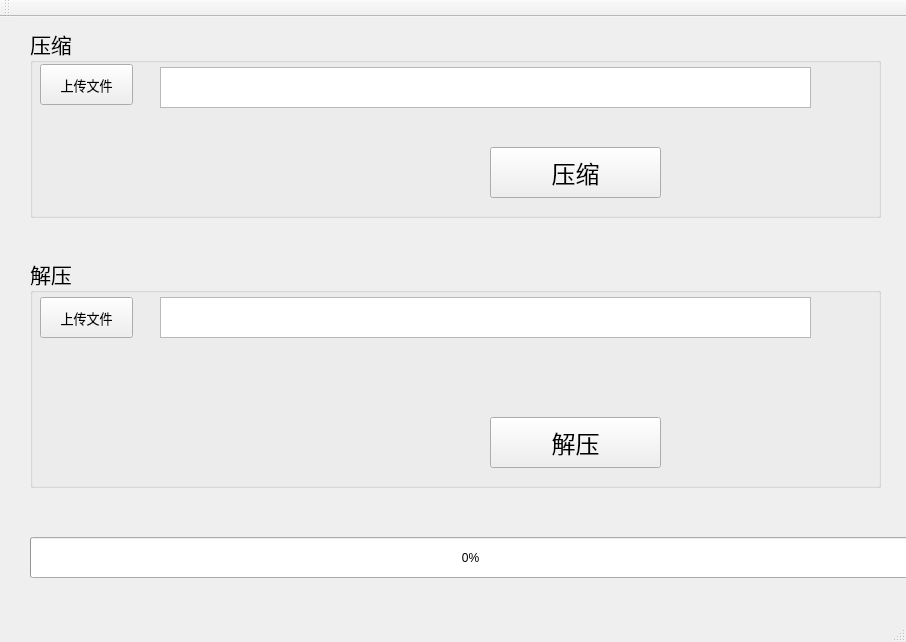
<?xml version="1.0" encoding="UTF-8"?>
<ui version="4.0">
 <class>BmpCompress</class>
 <widget class="QMainWindow" name="BmpCompress">
  <property name="geometry">
   <rect>
    <x>0</x>
    <y>0</y>
    <width>906</width>
    <height>642</height>
   </rect>
  </property>
  <property name="windowTitle">
   <string>灰度图像压缩</string>
  </property>
  <widget class="QWidget" name="centralWidget">
   <widget class="QGroupBox" name="groupBox">
    <property name="geometry">
     <rect>
      <x>30</x>
      <y>10</y>
      <width>851</width>
      <height>191</height>
     </rect>
    </property>
    <property name="font">
     <font>
      <family>楷体</family>
      <pointsize>16</pointsize>
     </font>
    </property>
    <property name="title">
     <string>压缩</string>
    </property>
    <widget class="QTextEdit" name="CpsName">
     <property name="enabled">
      <bool>true</bool>
     </property>
     <property name="geometry">
      <rect>
       <x>130</x>
       <y>40</y>
       <width>651</width>
       <height>41</height>
      </rect>
     </property>
     <property name="maximumSize">
      <size>
       <width>900</width>
       <height>16777215</height>
      </size>
     </property>
     <property name="autoFillBackground">
      <bool>false</bool>
     </property>
     <property name="readOnly">
      <bool>true</bool>
     </property>
     <property name="tabStopWidth">
      <number>80</number>
     </property>
    </widget>
    <widget class="QPushButton" name="pushButton">
     <property name="geometry">
      <rect>
       <x>10</x>
       <y>37</y>
       <width>93</width>
       <height>41</height>
      </rect>
     </property>
     <property name="font">
      <font>
       <family>楷体</family>
       <pointsize>10</pointsize>
      </font>
     </property>
     <property name="text">
      <string>上传文件</string>
     </property>
    </widget>
    <widget class="QPushButton" name="pushButton_2">
     <property name="geometry">
      <rect>
       <x>460</x>
       <y>120</y>
       <width>171</width>
       <height>51</height>
      </rect>
     </property>
     <property name="font">
      <font>
       <family>楷体</family>
       <pointsize>18</pointsize>
      </font>
     </property>
     <property name="text">
      <string>压缩</string>
     </property>
    </widget>
   </widget>
   <widget class="QGroupBox" name="groupBox_2">
    <property name="geometry">
     <rect>
      <x>30</x>
      <y>240</y>
      <width>851</width>
      <height>231</height>
     </rect>
    </property>
    <property name="font">
     <font>
      <family>楷体</family>
      <pointsize>16</pointsize>
     </font>
    </property>
    <property name="title">
     <string>解压</string>
    </property>
    <widget class="QTextEdit" name="UnCpsName">
     <property name="enabled">
      <bool>true</bool>
     </property>
     <property name="geometry">
      <rect>
       <x>130</x>
       <y>40</y>
       <width>651</width>
       <height>41</height>
      </rect>
     </property>
     <property name="readOnly">
      <bool>true</bool>
     </property>
    </widget>
    <widget class="QPushButton" name="pushButton_3">
     <property name="geometry">
      <rect>
       <x>10</x>
       <y>40</y>
       <width>93</width>
       <height>41</height>
      </rect>
     </property>
     <property name="font">
      <font>
       <family>楷体</family>
       <pointsize>10</pointsize>
      </font>
     </property>
     <property name="text">
      <string>上传文件</string>
     </property>
    </widget>
    <widget class="QPushButton" name="pushButton_4">
     <property name="geometry">
      <rect>
       <x>460</x>
       <y>160</y>
       <width>171</width>
       <height>51</height>
      </rect>
     </property>
     <property name="font">
      <font>
       <family>楷体</family>
       <pointsize>18</pointsize>
      </font>
     </property>
     <property name="text">
      <string>解压</string>
     </property>
    </widget>
   </widget>
   <widget class="QProgressBar" name="progressBar">
    <property name="geometry">
     <rect>
      <x>30</x>
      <y>520</y>
      <width>881</width>
      <height>41</height>
     </rect>
    </property>
    <property name="value">
     <number>0</number>
    </property>
   </widget>
  </widget>
  <widget class="QMenuBar" name="menuBar">
   <property name="geometry">
    <rect>
     <x>0</x>
     <y>0</y>
     <width>906</width>
     <height>26</height>
    </rect>
   </property>
  </widget>
  <widget class="QToolBar" name="mainToolBar">
   <attribute name="toolBarArea">
    <enum>TopToolBarArea</enum>
   </attribute>
   <attribute name="toolBarBreak">
    <bool>false</bool>
   </attribute>
  </widget>
  <widget class="QStatusBar" name="statusBar"/>
 </widget>
 <layoutdefault spacing="6" margin="11"/>
 <resources/>
 <connections/>
</ui>
